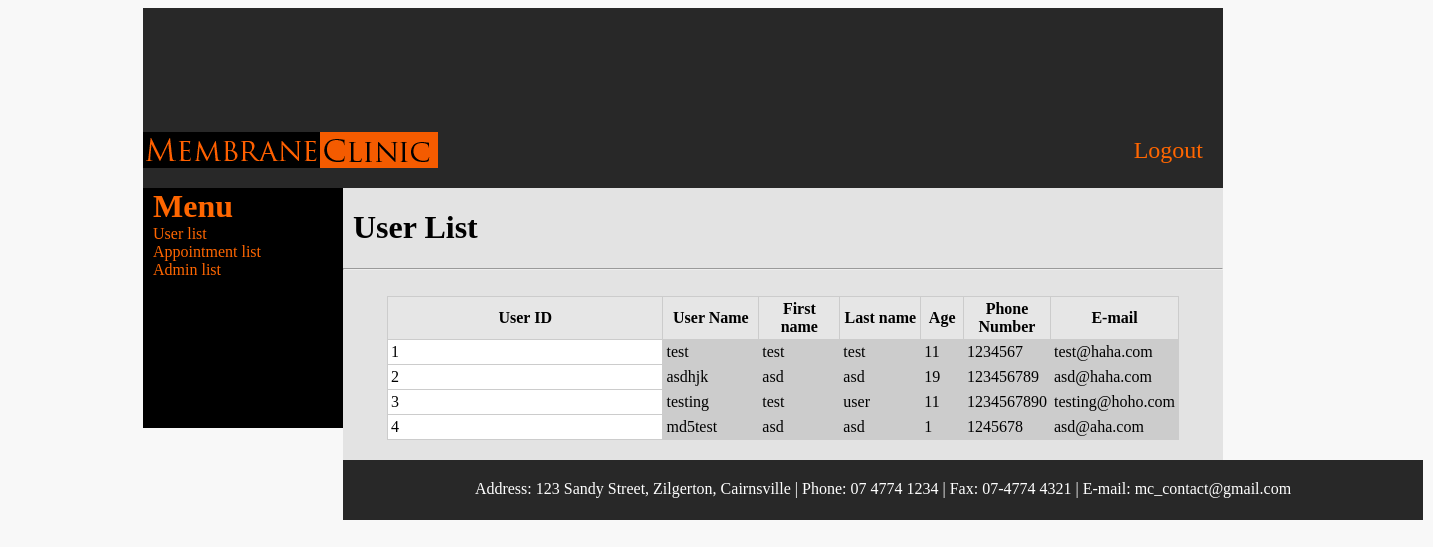
Page /userlist.php on the committed database.
### tables this page shows
CREATE TABLE IF NOT EXISTS `user` (
  `userId` int(11) NOT NULL AUTO_INCREMENT,
  `username` varchar(20) NOT NULL,
  `password` varchar(30) NOT NULL,
  `firstName` text NOT NULL,
  `lastName` text NOT NULL,
  `age` int(3) NOT NULL,
  `phoneNum` int(15) NOT NULL,
  `email` varchar(50) NOT NULL,
  PRIMARY KEY (`userId`)
);

### userlist.php (the view, shortened to what this page needs)
<!DOCTYPE html PUBLIC "-//W3C//DTD XHTML 1.0 Transitional//EN" "http://www.w3.org/TR/xhtml1/DTD/xhtml1-transitional.dtd">
<html xmlns="http://www.w3.org/1999/xhtml">
<head>
<link href="adminStyle.css" rel="stylesheet" type="text/css" />
</head>
<body>
    <div id="wrapper">
    	<div id="header">
        	<div id="logo">
            	<img src="images/logo.png" usemap="#Map" border="0" />
            </div>
            <div id="membership">
            	<span><p>Logout</p></span>
            </div>
    	</div>
    	<div id="sidebar">
        	<h1>Menu</h1>
            <p>
            	<a href="userlist.html">User list</a> <br />
                <a href="appointmentlist.html">Appointment list</a> <br />
                <a href="adminlist.html">Admin list</a>
            </p>
        </div>
        <div id="content">
        	<h1>User List</h1>
            <hr/><br />
                <?php
				$tbl_name="user";
				$sql="SELECT * FROM $tbl_name ORDER BY userId ASC";
				$result=mysql_query($sql);
				?>
                <table width="90%" border="0" align="center" cellpadding="3" cellspacing="1" bgcolor="#CCCCCC">
				<tr>
                    <td width="53%" align="center" bgcolor="#E6E6E6"><strong>User ID</strong></td>
                    <td width="15%" align="center" bgcolor="#E6E6E6"><strong>User Name</strong></td>
                    <td width="13%" align="center" bgcolor="#E6E6E6"><strong>First name</strong></td>
                    <td width="13%" align="center" bgcolor="#E6E6E6"><strong>Last name</strong></td>
                    <td width="13%" align="center" bgcolor="#E6E6E6"><strong>Age</strong></td>
                    <td width="13%" align="center" bgcolor="#E6E6E6"><strong>Phone Number</strong></td>
                    <td width="13%" align="center" bgcolor="#E6E6E6"><strong>E-mail</strong></td>
               	</tr>
                <?php
				while($row=mysql_fetch_array($result)){
				?>
                <tr>
                    <td bgcolor="#FFFFFF"><?php echo $row['userId']; ?></td>
                    <td><?php echo $row['username']; ?><BR></td>
                    <td><?php echo $row['firstName'];?></td>
                    <td><?php echo $row['lastName'];?></td>
                    <td><?php echo $row['age'];?></td>
                    <td><?php echo $row['phoneNum'];?></td>
                    <td><?php echo $row['email'];?></td>
                </tr>
                <?php
                }
                ?>
                </table>
        <div id="footer">
            <span>
                <p>
                    Address: 123 Sandy Street, Zilgerton, Cairnsville | Phone: 07 4774 1234 | Fax: 07-4774 4321 | E-mail: mc_contact@gmail.com
                </p>
            </span>
        </div>
</body>
</html>

### adminStyle.css (style rules this page uses)
body { background-image:url(images/body_bg.png); background-attachment:fixed; }
#wrapper { width:1080px; height:100%; margin: 0 135px 0; }
#header { width:1080px; height:180px; background-image:url(images/header_bg.png); }
#logo { width:300px; height:180px; float:left; }
#membership { float:right; width:300px; height:180px; position: relative; }
#membership span { position: absolute; bottom: 0; right: 0; margin-right:20px; }
#membership p { font-family:Gautami; font-size:24px; color:#F60; }
#sidebar { width:200px; height:240px; float:left; background-image:url(images/sidebar_bg.png); }
#sidebar h1 { margin:0px 0px 0px 10px; font-family:Gautami; color:#F60; }
#sidebar p { margin:0px 0px 0px 10px; font-family:Gautami; color:#F60; }
#sidebar a { font-family:Gautami; color:#F60; text-decoration:none; }
#content { width:880px; background-image:url(images/content_bg.png); background-size:880px 100%; background-repeat:no-repeat; float:left; }
#content h1 { font-family:Cambria; margin-left:10px; }
#content p { font-family:Cambria; }
#footer { background-image:url(images/header_bg.png); margin-top:20px; width:1080px; height:60px; float:left; }
#footer p { color:#FFF; text-align:center; margin-top:20px; }

### rows in the picture
user: userId "1", username "test", firstName "test", lastName "test", age "11", phoneNum "1234567", email "test@haha.com"
user: userId "2", username "asdhjk", firstName "asd", lastName "asd", age "19", phoneNum "123456789", email "asd@haha.com"
user: userId "3", username "testing", firstName "test", lastName "user", age "11", phoneNum "1234567890", email "testing@hoho.com"
user: userId "4", username "md5test", firstName "asd", lastName "asd", age "1", phoneNum "1245678", email "asd@aha.com"
